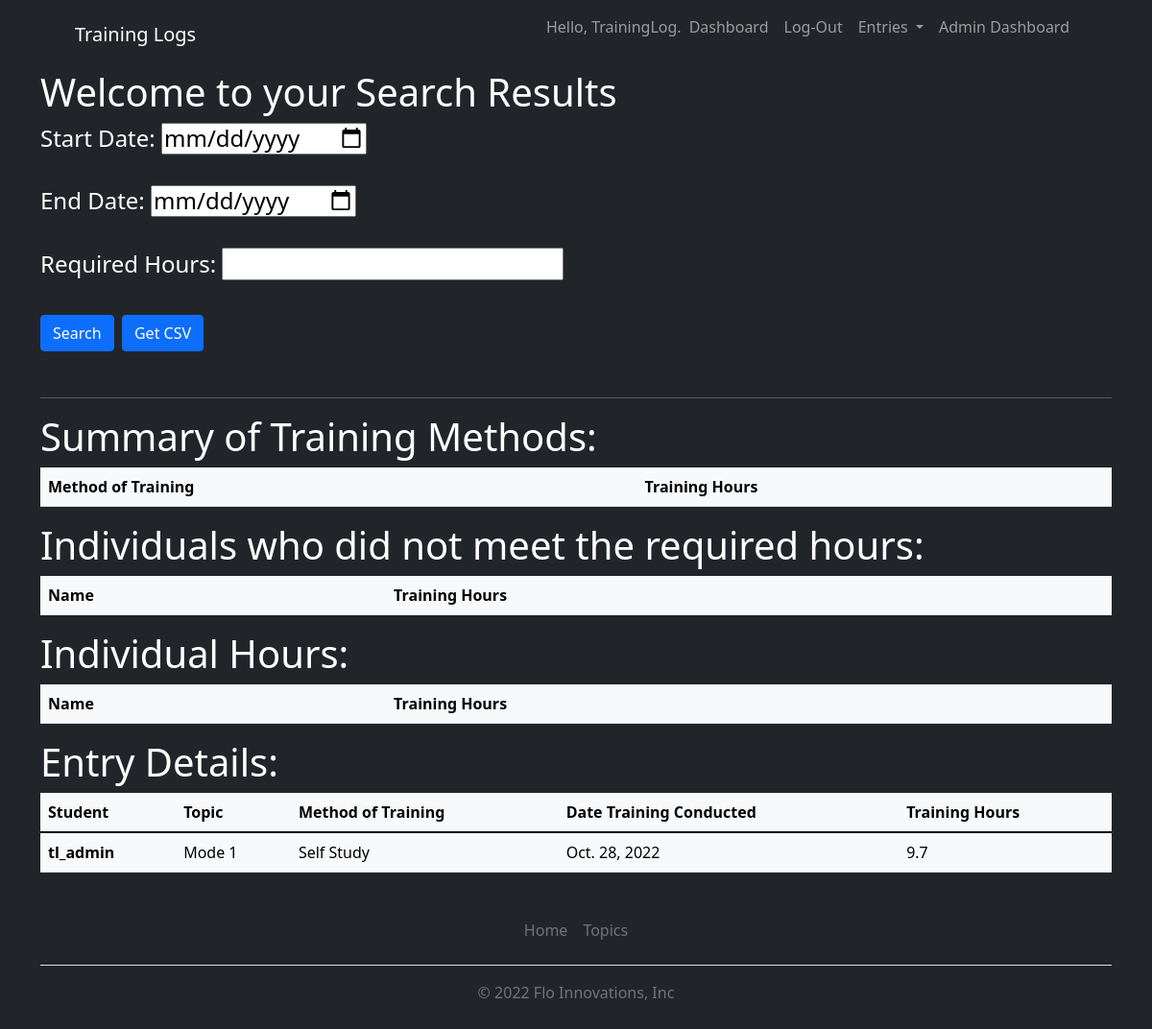
/users/search_results/ (signed in), run on the app's committed database.
### training_logs/models.py (models this page shows, shortened)
class Entry(models.Model):
    topic = models.ForeignKey(Topic, on_delete=models.CASCADE)
    method_of_training = models.CharField(max_length=200)
    source = models.CharField(max_length=20)
    hours = models.FloatField()
    date_training_conducted = models.DateField()
    text = models.TextField()
    date_added = models.DateTimeField(auto_now_add=True)
    class Meta:
        verbose_name_plural = 'entries'

class Topic(models.Model):
    text = models.CharField(max_length=200)
    data_added = models.DateTimeField(auto_now_add = True)
    owner = models.ForeignKey(User, on_delete=models.CASCADE)

### users/views.py (the view)
# urls.py: path('search_results/', views.search_results, name='search_results'),
@login_required
def search_results(request):
    training_method_hours = {}
    total_hours = {}
    users = User.objects.all()
    bad_users = {}
    if request.method == 'POST':
        start_date = request.POST.get('start_date')
        end_date = request.POST.get('end_date')
        req_hours = int(request.POST.get('req_hours'))
        data = Entry.objects.filter(
            date_training_conducted__range=(start_date, end_date)).order_by('-date_training_conducted')
        for method in ['TSE', 'Remote', 'Class', 'In Flight', 'Self Study','DSE','CSPT','Global','CMCT','OPI','DLPT']:
            method_hours = 0
            for entry in data:
                if entry.method_of_training == method:
                    method_hours += entry.hours
            training_method_hours[method] = method_hours
        for user in users:
            hours_total = 0
            for entry in data:
                if user == entry.topic.owner:
                    hours_total += entry.hours
            total_hours[user] = hours_total
        for user, hours in total_hours.items():
            if hours < req_hours:
                bad_users[user] = hours
        return render(request, 'registration/search_results.html', {'data': data,
                                                                    'training_method_hours': training_method_hours,
                                                                    'total_hours':total_hours,
                                                                    'req_hours':req_hours,
                                                                    'bad_users':bad_users})
    else:
        data = Entry.objects.all()
        return render(request, 'registration/search_results.html', {'data': data})

### users/templates/registration/search_results.html (shortened to what this page needs)
{% extends "training_logs/base.html" %}
{% block page_header %}<h1>Welcome to your Search Results</h1>
{% endblock page_header %}
{% block content %}
<form method="POST">
  <h4>Start Date: <input type="date" name="start_date" , placeholder="Start Date" /></h4>
  <h4>End Date: <input type="date" name="end_date" /></h4>
  <h4>Required Hours: <input type="number" name="req_hours" /></h4>
  <h2><input class='btn btn-primary' type="submit" value="Search" /> <a href="{% url 'users:results_csv' %}" class="btn btn-primary">Get CSV</a> </h2>
</form>
<hr />
<h1>Summary of Training Methods:</h1>
<table class="table table-light table-hover">
  <thead>
    <tr>
      <th scope="col">Method of Training</th>
      <th scope="col">Training Hours</th>
    </tr>
  </thead>
</table>
<h1>Individuals who did not meet the required hours:</h1>
<table class="table table-light table-hover">
  <thead>
    <tr>
      <th scope="col">Name</th>
      <th scope="col">Training Hours</th>
    </tr>
  </thead>
</table>
<h1>Individual Hours:</h1>
<table class="table table-light table-hover">
  <thead>
    <tr>
      <th scope="col">Name</th>
      <th scope="col">Training Hours</th>
    </tr>
  </thead>
</table>
<h1>Entry Details:</h1>
<table class="table table-light table-hover">
  <thead>
    <tr>
      <th scope="col">Student</th>
      <th scope="col">Topic</th>
      <th scope="col">Method of Training</th>
      <th scope="col">Date Training Conducted</th>
      <th scope="col">Training Hours</th>
    </tr>
  </thead>
  <tbody>
    {% for entry in data %}
    <tr>
      <th scope="row">{{ entry.topic.owner}}</th>
      <td>{{ entry.topic.text }}</td>
      <td>{{ entry.method_of_training }}</td>
      <td>{{ entry.date_training_conducted }}</td>
      <td>{{ entry.hours }}</td>
    </tr>
    {% endfor %}
  </tbody>
</table>
{% endblock content %}

### training_logs/templates/training_logs/base.html (shortened to what this page needs)
{% load static %}
<!DOCTYPE html>
<html lang="en">
<head>
    <link href="https://cdn.jsdelivr.net/npm/bootstrap-icons@1.5.0/font/bootstrap-icons.css" rel="stylesheet" />
    <link href="{% static 'css/styles.css' %}" rel="stylesheet" />
</head>
<body class="d-flex flex-column h-50 bg-dark text-white">
    <main class="flex-shrink-0">
        <nav class="navbar navbar-expand-lg navbar-dark bg-dark">
            <div class="container px-5">
                <a class="navbar-brand" href="{% url 'training_logs:index' %}">Training Logs</a>
                <div class="collapse navbar-collapse" id="navbarSupportedContent">
                    <ul class="navbar-nav ms-auto mb-2 mb-lg-0">
                        {% if user.is_authenticated %}
                        <li class="nav-item">
                            <p class="navbar-text">Hello, {{ user.first_name }}.</p>
                        </li>
                        <li class="nav-item">
                            <a class="nav-link" href="{% url 'users:dashboard' %}">Dashboard</a>
                        </li>
                        <li class="nav-item">
                            <a class="nav-link" href="{% url 'users:logout' %}">Log-Out</a>
                        </li>
                        <li class="nav-item dropdown">
                            <a class="nav-link dropdown-toggle" href="#" role="button" data-bs-toggle="dropdown"
                                aria-expanded="false">
                                Entries
                            </a>
                        </li>
                        {% if user.is_superuser %}
                        <li class="nav-item">
                            <a class="nav-link" href="{% url 'users:admin_dashboard' %}">Admin Dashboard</a>
                        </li>
                        {% endif %}
                        {% endif %}
                    </ul>
                </div>
            </div>
        </nav>
        <body>
            <main role="main" class="container">
                {% block page_header %}{% endblock page_header %}
                <div>
                    {% block content %}
                    {% endblock content %}
                </div>
            </main>
        </body>
        <div class="container">
            <footer class="py-3 my-4">
                <ul class="nav justify-content-center border-bottom pb-3 mb-3">
                    <li class="nav-item"><a href="{% url 'training_logs:index' %}"
                            class="nav-link px-2 text-muted">Home</a></li>
                    <li class="nav-item"><a href="{% url 'training_logs:topics' %}"
                            class="nav-link px-2 text-muted">Topics</a></li>
                </ul>
                <p class="text-center text-muted">&copy; 2022 Flo Innovations, Inc</p>
            </footer>
        </div>
</html>

### data on the page
Entry: topic.owner "tl_admin", topic.text "Mode 1", method_of_training "Self Study", date_training_conducted "Oct. 28, 2022", hours "9.7"

### other printed values
{{ user.first_name }} "TrainingLog"
